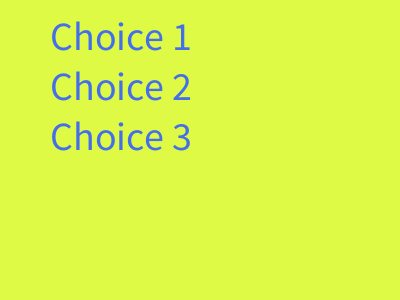
Frame 1 (no input)
Frame 60 (the mouse pressed at the canvas centre just before this capture): identical to frame 1, image omitted
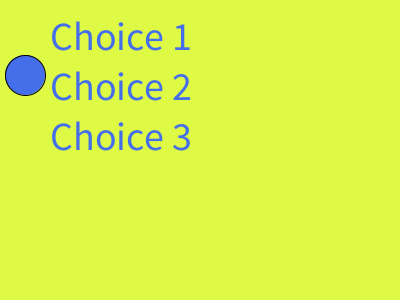
Frame 120 (the mouse held since frame 60 and released just before this capture)

The Processing sketch that drew these frames (run headless with seeded random() and noise(); from frame 60 on, the mouse is pressed at the canvas centre):

// Processing sketch: week13_2_ellipse
// ── week13_2_ellipse.pde
void setup()
{
   size(400,300);
   textSize(40);
   
}
int choice = -1;
void draw()
{
   background(#DEFA45);
   fill(#456FEA);
   if(choice==0) ellipse(25,25,40,40);
   if(choice==1) ellipse(25,75,40,40);
   if(choice==2) ellipse(25,125,40,40);
   text("Choice 1", 50, 50);
   text("Choice 2", 50, 100);
   text("Choice 3", 50, 150);
} 

void mousePressed()
{
  
   choice = int(random(3));
}
